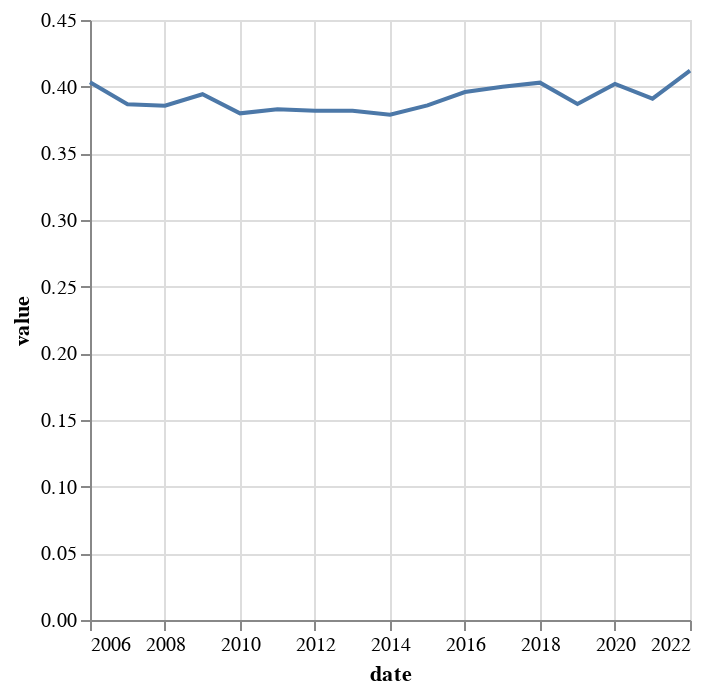

The notebook cell saved with this chart:
### Code cell
alt.Chart(df).mark_line().encode(
    x = alt.X('date:T'),
    y='value',
)

### Figure 1 — Vega-Lite specification as saved in the notebook (floating-point values rounded to 4 significant figures)
{"config": {"view": {"continuousWidth": 300, "continuousHeight": 300}}, "data": {"name": "data-b78a8c65bd78726c30e5ae53ccb46bfb"}, "mark": {"type": "line"}, "encoding": {"x": {"field": "date", "type": "temporal"}, "y": {"field": "value", "type": "quantitative"}}, "$schema": "https://vega.github.io/schema/vega-lite/v5.8.0.json", "datasets": {"data-b78a8c65bd78726c30e5ae53ccb46bfb": [{"date": "2006-01-01T00:00:00", "value": 0.4033}, {"date": "2007-01-01T00:00:00", "value": 0.3868}, {"date": "2008-01-01T00:00:00", "value": 0.3857}, {"date": "2009-01-01T00:00:00", "value": 0.3943}, {"date": "2010-01-01T00:00:00", "value": 0.38}, {"date": "2011-01-01T00:00:00", "value": 0.383}, {"date": "2012-01-01T00:00:00", "value": 0.382}, {"date": "2013-01-01T00:00:00", "value": 0.382}, {"date": "2014-01-01T00:00:00", "value": 0.379}, {"date": "2015-01-01T00:00:00", "value": 0.386}, {"date": "2016-01-01T00:00:00", "value": 0.396}, {"date": "2017-01-01T00:00:00", "value": 0.4}, {"date": "2018-01-01T00:00:00", "value": 0.403}, {"date": "2019-01-01T00:00:00", "value": 0.387}, {"date": "2020-01-01T00:00:00", "value": 0.402}, {"date": "2021-01-01T00:00:00", "value": 0.391}, {"date": "2022-01-01T00:00:00", "value": 0.412}]}}
